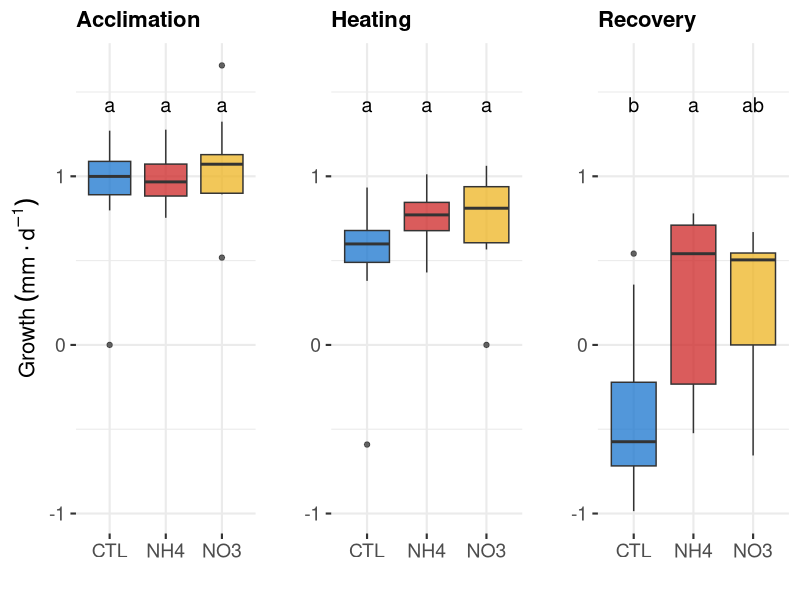
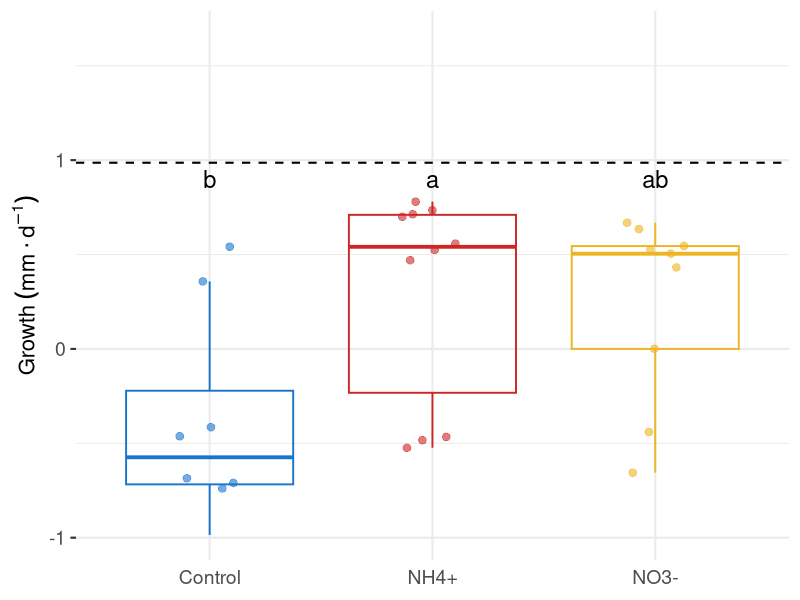

Reproduce these figures in R, in order.
library(dplyr)
library(tidyr)
library(ggplot2)
library(lme4)
library(lmerTest)
library(emmeans)
library(multcompView)
library(gridExtra)

# ===============================
# Growth Analysis
# ===============================

# -------------------------------
# 1. Load and prepare data
# -------------------------------
data_growth <- read.csv("data/input/surv_bw.csv") %>%
  filter(!calc_recovery %in% "D", !trt2 %in% "dead", surv_days >= 10) %>%
  mutate(
    trt2        = factor(trt2, levels = c("CTL", "NH4", "NO3")),
    Acclimation = as.numeric(calc_acclimation),
    Heating     = as.numeric(calc_heating),
    Recovery    = as.numeric(calc_recovery)
  )

# -------------------------------
# 2. Descriptive statistics
# -------------------------------
desc_stats_g <- data_growth %>%
  pivot_longer(
    cols = c("Acclimation", "Heating", "Recovery"),
    names_to = "Phase",
    values_to = "Growth"
  ) %>%
  group_by(trt2, Phase) %>%
  summarise(
    N      = n(),
    Mean   = round(mean(Growth, na.rm = TRUE), 3),
    SD     = round(sd(Growth, na.rm = TRUE), 3),
    SE     = round(sd(Growth, na.rm = TRUE) / sqrt(n()), 3),
    Median = round(median(Growth, na.rm = TRUE), 3),
    Min    = round(min(Growth, na.rm = TRUE), 3),
    Max    = round(max(Growth, na.rm = TRUE), 3),
    .groups = "drop"
  )

print(desc_stats_g)

# -------------------------------
# 3. Phase-wise ANOVA + Tukey HSD
# -------------------------------
do_anova <- function(phase) {
  model <- aov(reformulate("trt2", response = phase), data = data_growth)
  tk <- TukeyHSD(model)
  cld <- multcompLetters4(model, tk)
  
  cld_df <- data_growth %>%
    group_by(trt2) %>%
    summarise(
      mean  = mean(.data[[phase]], na.rm = TRUE),
      quant = quantile(.data[[phase]], 0.75, na.rm = TRUE),
      .groups = "drop"
    ) %>%
    arrange(desc(mean))
  
  cld_df$cld <- as.data.frame.list(cld$trt2)$Letters
  
  list(
    model = model,
    tukey = tk,
    letters = cld_df
  )
}

res_a <- do_anova("Acclimation")
res_h <- do_anova("Heating")
res_r <- do_anova("Recovery")

cat("\n==============================\n")
cat("Acclimation ANOVA\n")
cat("==============================\n")
print(summary(res_a$model))
print(res_a$tukey)
print(res_a$letters)

cat("\n==============================\n")
cat("Heating ANOVA\n")
cat("==============================\n")
print(summary(res_h$model))
print(res_h$tukey)
print(res_h$letters)

cat("\n==============================\n")
cat("Recovery ANOVA\n")
cat("==============================\n")
print(summary(res_r$model))
print(res_r$tukey)
print(res_r$letters)

# -------------------------------
# 4. Optional phase comparison LMM
#    (kept from your original code)
# -------------------------------
data_long <- data_growth %>%
  pivot_longer(
    cols = c("calc_acclimation", "calc_heating", "calc_recovery"),
    names_to = "phase",
    values_to = "measurement",
    names_prefix = "calc_"
  ) %>%
  mutate(
    phase = factor(phase, levels = c("acclimation", "heating", "recovery")),
    measurement = as.numeric(measurement),
    nubbin_num = as.factor(nubbin_num)
  )

model_phase <- lmer(measurement ~ phase + (1 | nubbin_num), data = data_long)

cat("\n==============================\n")
cat("Phase LMM\n")
cat("==============================\n")
print(summary(model_phase))
print(emmeans(model_phase, pairwise ~ phase, adjust = "tukey"))

# -------------------------------
# 5. Plot settings
# -------------------------------
trt2_color <- c(
  CTL = "dodgerblue3",
  NH4 = "firebrick3",
  NO3 = "goldenrod2"
)

global_y_min <- min(
  data_growth$Acclimation,
  data_growth$Heating,
  data_growth$Recovery,
  na.rm = TRUE
)

global_y_max <- max(
  data_growth$Acclimation,
  data_growth$Heating,
  data_growth$Recovery,
  na.rm = TRUE
)

# -------------------------------
# 6. Phase-wise boxplot function
# -------------------------------
plot_phase <- function(df, phase, title, ylab, letters_df) {
  ggplot(df, aes(x = trt2, y = .data[[phase]], fill = trt2)) +
    geom_boxplot(alpha = 0.75) +
    scale_fill_manual(values = trt2_color) +
    labs(title = title, x = "", y = ylab) +
    theme_bw(base_size = 16) +
    theme(
      legend.position  = "none",
      panel.border     = element_blank(),
      panel.background = element_rect(fill = "grey100", color = NA),
      axis.title       = element_text(size = 16),
      axis.text        = element_text(size = 14),
      plot.title       = element_text(size = 16, face = "bold")
    ) +
    ylim(global_y_min, global_y_max) +
    geom_text(
      data = letters_df,
      aes(label = cld, x = trt2, y = global_y_max - 0.5),
      inherit.aes = FALSE,
      vjust = -2.5,
      size = 5
    )
}

# -------------------------------
# 7. Three-panel phase figure
# -------------------------------
p_acclimation <- plot_phase(
  data_growth,
  "Acclimation",
  "Acclimation",
  expression(Growth ~ (mm %.% d^-1)),
  res_a$letters
)

p_heating <- plot_phase(
  data_growth,
  "Heating",
  "Heating",
  "",
  res_h$letters
)

p_recovery_phase <- plot_phase(
  data_growth,
  "Recovery",
  "Recovery",
  "",
  res_r$letters
)

combined_plot <- grid.arrange(
  p_acclimation,
  p_heating,
  p_recovery_phase,
  ncol = 3
)

print(combined_plot)

# -------------------------------
# 8. Recovery-focused figure
# -------------------------------
mean_acclimation <- mean(data_growth$Acclimation, na.rm = TRUE)

p_recovery <- ggplot(data_growth, aes(x = trt2, y = Recovery, color = trt2)) +
  geom_boxplot(fill = NA, linewidth = 0.65, outlier.shape = NA) +
  geom_jitter(
    aes(fill = trt2),
    width = 0.15,
    shape = 21,
    size = 2.5,
    alpha = 0.6,
    stroke = 0.3
  ) +
  geom_hline(
    yintercept = mean_acclimation,
    linetype = "dashed",
    color = "black",
    linewidth = 0.7
  ) +
  scale_color_manual(values = trt2_color) +
  scale_fill_manual(values = trt2_color) +
  scale_x_discrete(
    labels = c(
      "CTL" = "Control",
      "NH4" = "NH4+",
      "NO3" = "NO3-"
    )
  ) +
  labs(
    x = "",
    y = expression(Growth ~ (mm %.% d^-1))
  ) +
  geom_text(
    data = res_r$letters,
    aes(label = cld, x = trt2, y = global_y_max - 0.9),
    inherit.aes = FALSE,
    vjust = -1,
    size = 6
  ) +
  theme_bw(base_size = 16) +
  theme(
    legend.position  = "none",
    panel.border     = element_blank(),
    panel.background = element_rect(fill = "grey100", color = NA),
    axis.title.x     = element_blank(),
    axis.text.x      = element_text(size = 14),
    axis.ticks.x     = element_blank(),
    axis.title.y     = element_text(size = 16),
    axis.text.y      = element_text(size = 14)
  ) +
  ylim(global_y_min, global_y_max)

print(p_recovery)

# -------------------------------
# 9. Optional export
# -------------------------------
# write.csv(desc_stats_g, "outputs/growth_descriptive_stats.csv", row.names = FALSE)
# ggsave("growth_phases.png", combined_plot, width = 8, height = 5, dpi = 300, bg = "white")
# ggsave("p_recovery.png", p_recovery, width = 8, height = 7, dpi = 300, bg = "white")
